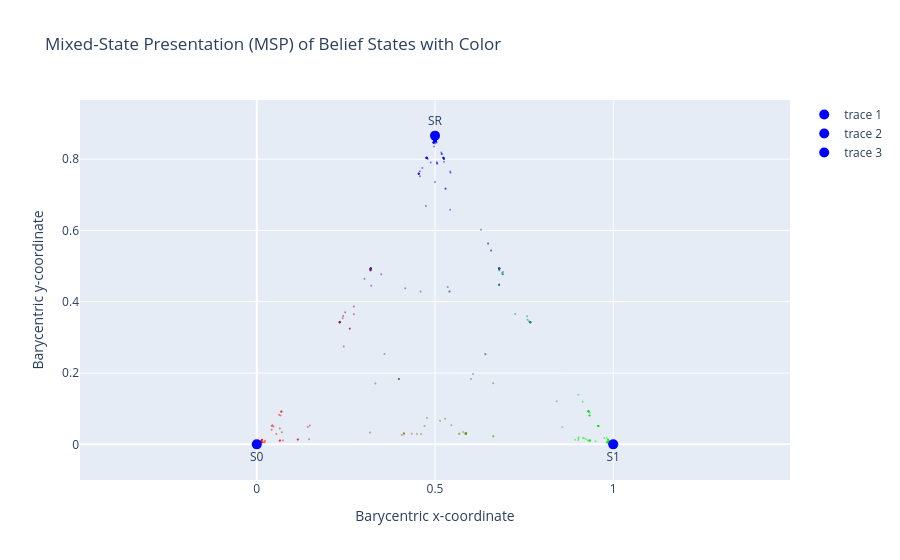

Notebook source saved alongside this figure:
### Code cell
belief_to_barycentric(all_beliefs_flat.reshape(-1,3), all_beliefs_flat.reshape(-1,3))

### Figure 1 — Plotly figure (JSON) as saved in the notebook; plotly's stock layout.template omitted (floating-point values rounded to 4 significant figures; data arrays with more than 128 entries replaced by an {"elided": "..."} marker saying what was removed)
{"data": [{"hovertemplate": "Barycentric x-coordinate=%{x}<br>Barycentric y-coordinate=%{y}<extra></extra>", "legendgroup": "", "marker": {"color": {"elided": "500 str values"}, "opacity": 0.5, "size": 2, "symbol": "circle"}, "mode": "markers", "name": "", "orientation": "v", "showlegend": false, "type": "scatter", "x": {"elided": "500 float values"}, "xaxis": "x", "y": {"elided": "500 float values"}, "yaxis": "y"}, {"marker": {"color": "blue", "size": 10}, "mode": "markers+text", "text": ["S0"], "textposition": "bottom center", "type": "scatter", "x": [0], "y": [0]}, {"marker": {"color": "blue", "size": 10}, "mode": "markers+text", "text": ["S1"], "textposition": "bottom center", "type": "scatter", "x": [1], "y": [0]}, {"marker": {"color": "blue", "size": 10}, "mode": "markers+text", "text": ["SR"], "textposition": "top center", "type": "scatter", "x": [0.5], "y": [0.866]}], "layout": {"legend": {"tracegroupgap": 0}, "title": {"text": "Mixed-State Presentation (MSP) of Belief States with Color"}, "xaxis": {"anchor": "y", "domain": [0, 1], "range": [-0.1, 1.1], "title": {"text": "Barycentric x-coordinate"}}, "yaxis": {"anchor": "x", "domain": [0, 1], "range": [-0.1, 0.966], "scaleanchor": "x", "scaleratio": 1, "title": {"text": "Barycentric y-coordinate"}}}}
